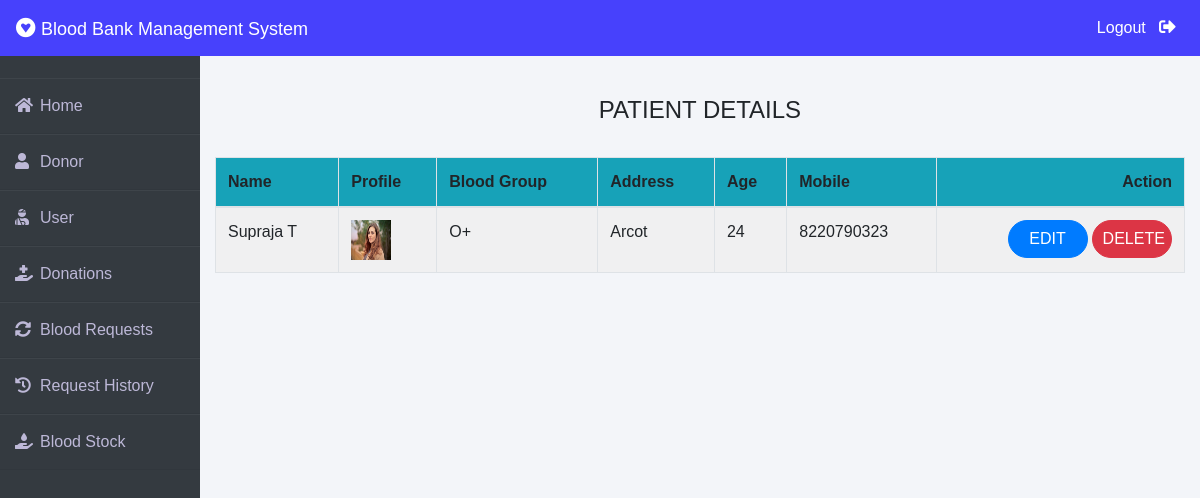
/admin-patient (signed in), run on the app's committed database.
### patient/models.py (models this page shows, shortened)
class Patient(models.Model):
    user=models.OneToOneField(User,on_delete=models.CASCADE)
    profile_pic= models.ImageField(upload_to='profile_pic/Patient/',null=True,blank=True)
    age=models.PositiveIntegerField()
    bloodgroup=models.CharField(max_length=10)
    address = models.CharField(max_length=40)
    mobile = models.CharField(max_length=20,null=False)
    @property
    def get_name(self):
        return self.user.first_name+" "+self.user.last_name

### blood/views.py (the view)
# urls.py: path('admin-patient', views.admin_patient_view,name='admin-patient'),
@login_required(login_url='adminlogin')
def admin_patient_view(request):
    patients=pmodels.Patient.objects.all()
    return render(request,'blood/admin_patient.html',{'patients':patients})

### templates/blood/admin_patient.html
{% extends 'blood/adminbase.html' %}
{% block content %}
{% load widget_tweaks %}
{%load static%}
<br><br>
<div class="container">
    <H4 class="text-center">PATIENT DETAILS</H4><br>
    <table class="table table-light table-hover table-bordered table-striped">
        <thead class="bg-info">
            <tr>
                <th scope="col">Name</th>
                <th scope="col">Profile</th>
                <th scope="col">Blood Group</th>
                <th scope="col">Address</th>
                <th scope="col">Age</th>
                <th scope="col">Mobile</th>
                <th class="text-right">Action</th>
            </tr>
        </thead>
        <tbody>
            {% for t in patients %}
            <tr>
                <td> {{t.get_name}}</td>
                <td> <img src="{% static t.profile_pic.url %}" alt="Profile Pic" height="40px" width="40px" /></td>
                <td>{{t.bloodgroup}}</td>
                <td> {{t.address}}</td>
                <td>{{t.age}}</td>
                <td>{{t.mobile}}</td>
                <td class="text-right">
                    <button class="btn btn-primary badge-pill" style="width: 80px;"><a  style="text-decoration: none;color: white;" href="{% url 'update-patient' t.id  %}">EDIT</a> </button>
                    <button class="btn btn-danger badge-pill" style="width: 80px;"><a  style="text-decoration: none;color: white;" href="{% url 'delete-patient' t.id  %}">DELETE</a> </button>
                </td>
            </tr>
            {% endfor %}
        </tbody>
    </table>
</div>
{% endblock content %}

### templates/blood/adminbase.html (style rules this page uses)
* { margin: 0; padding: 0; box-sizing: border-box; list-style: none; text-decoration: none; font-family: 'Josefin Sans', sans-serif; }
body { background-color: #f3f5f9; }

### data on the page
Patient: get_name "Supraja T", profile_pic (picture), bloodgroup "O+", address "Arcot", age "24", mobile "8220790323"
